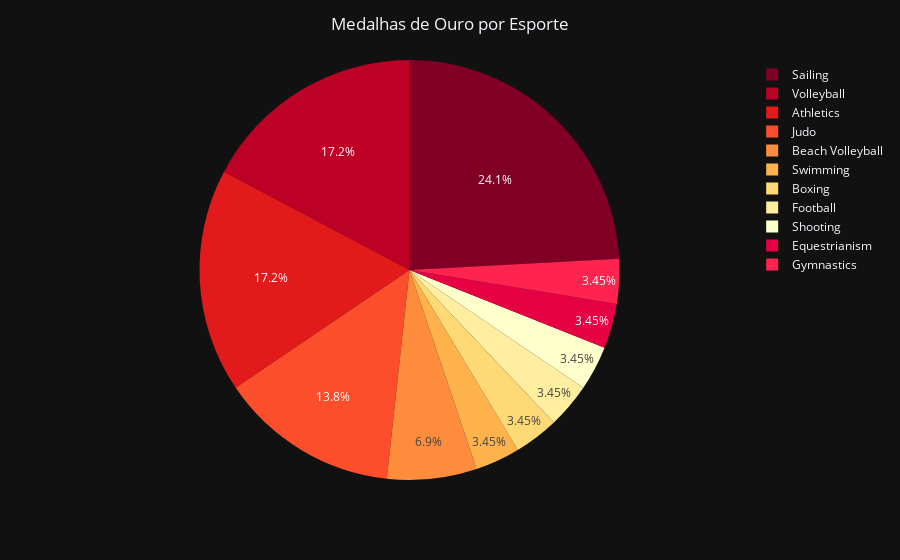

Notebook code for this chart:
### Markdown cell above
Agora faça um gráfico de setores (pizza) mostrando a distribuição de medalhas de ouro do Brasil por esporte.

### Code cell
pie_chart = px.pie(data_frame=df_gold_medalists, names='Sport', 
                   color_discrete_sequence=px.colors.sequential.YlOrRd_r,
                   template='plotly_dark')
pie_chart.update_layout(title_text='Medalhas de Ouro por Esporte', title_x=0.5) 
pie_chart.show()

### Figure 1 — Plotly figure (JSON) as saved in the notebook; plotly's stock layout.template omitted (floating-point values rounded to 4 significant figures)
{"data": [{"domain": {"x": [0, 1], "y": [0, 1]}, "hovertemplate": "Sport=%{label}<extra></extra>", "labels": ["Volleyball", "Beach Volleyball", "Volleyball", "Volleyball", "Volleyball", "Sailing", "Athletics", "Judo", "Volleyball", "Swimming", "Boxing", "Athletics", "Athletics", "Athletics", "Football", "Beach Volleyball", "Sailing", "Sailing", "Sailing", "Athletics", "Judo", "Judo", "Shooting", "Sailing", "Equestrianism", "Sailing", "Sailing", "Judo", "Gymnastics"], "legendgroup": "", "name": "", "showlegend": true, "type": "pie"}], "layout": {"legend": {"tracegroupgap": 0}, "margin": {"t": 60}, "piecolorway": ["rgb(128,0,38)", "rgb(189,0,38)", "rgb(227,26,28)", "rgb(252,78,42)", "rgb(253,141,60)", "rgb(254,178,76)", "rgb(254,217,118)", "rgb(255,237,160)", "rgb(255,255,204)"], "title": {"text": "Medalhas de Ouro por Esporte", "x": 0.5}}}
